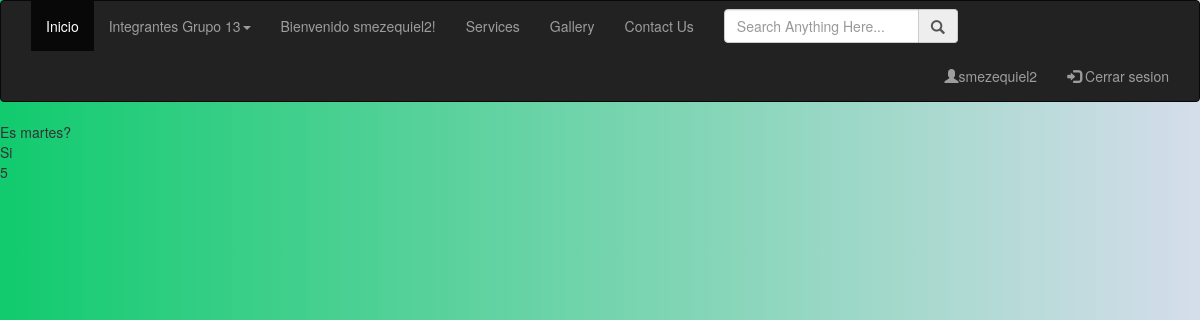
The app's page /juegote/detalle_respuesta/11 (signed in) with its own data.
### juegote/models.py (models this page shows)
class Respuesta(models.Model):
    id_pregunta = models.ForeignKey('Pregunta', on_delete=models.CASCADE)
    opcion = models.CharField(max_length=500)
    puntaje = models.IntegerField()

class Pregunta(models.Model):
    autor = models.ForeignKey('auth.User', on_delete=models.CASCADE)
    pregunta = models.CharField(max_length=500)
    fecha_creacion = models.DateTimeField(auto_now_add=True)
    id_categoria = models.ForeignKey('Categoria', on_delete=models.CASCADE)
    def __str__(self):
        return self.pregunta

### juegote/views.py (the view)
# urls.py: path("detalle_respuesta/<int:identificador>",
@login_required(login_url='/login')
@permission_required('juegote.view_respuesta', login_url='/login')
def detalle_respuesta(request, identificador):
    respuesta = Respuesta.objects.get(pk=identificador)
    return render(request, 'juegote/detalle_respuesta.html', {"respuesta": respuesta})

### templates/juegote/detalle_respuesta.html (shortened to what this page needs)
{% extends "base2.html" %}
{% block body %}
    {{respuesta.id_pregunta}}
    <br>
    {{respuesta.opcion}}
    <br>
    {{respuesta.puntaje}}
{% endblock %}

### templates/base2.html (shortened to what this page needs)
{% load static %}
<html>
  <head>
    <link rel="stylesheet" type="text/css" href="{% static 'css/styles.css' %>}?{% now "U" %}/>
  <link href="https://cdn.jsdelivr.net/npm/bootstrap@5.1.0/dist/css/bootstrap.min.css" rel="stylesheet"
>
</head>
  <body>
    <link rel="stylesheet" href="https://maxcdn.bootstrapcdn.com/bootstrap/3.3.7/css/bootstrap.min.css">
    <div class="navbar navbar-inverse">
            <div class="container-fluid">
                <div class="row">
                    <div class="col-lg-12">
                        <div class="navbar-collapse collapse" id="mobile_menu">
                            <ul class="nav navbar-nav">
                                <li class="active"><a href="/">Inicio</a></li>
                                <li><a href="#" class="dropdown-toggle" data-toggle="dropdown">Integrantes Grupo 13<span class="caret"></span></a>
                                </li>
                                <li><a href="#">Bienvenido {{request.user.username}}!</a></li>
                                <li><a href="#">Services</a></li>
                                <li><a href="#">Gallery</a></li>
                                <li><a href="#">Contact Us</a></li>
                            </ul>
                            <ul class="nav navbar-nav">
                                <li>
                                    <form action="" class="navbar-form">
                                        <div class="form-group">
                                            <div class="input-group">
                                                <input type="search" name="search" id="" placeholder="Search Anything Here..." class="form-control">
                                                <span class="input-group-addon"><span class="glyphicon glyphicon-search"></span></span>
                                            </div>
                                        </div>
                                    </form>
                                </li>
                            </ul>
                            {% if request.user.username %}
                            <div class="nav navbar-nav navbar-right">
                                <li><a class= "nav-link disabled" href="#" tabindex="-1" aria-disabled="true" ><span class="glyphicon glyphicon-user"></span>{{request.user.username}}</a></li>
                            <li><a href="/logout"><span class="glyphicon glyphicon-log-in"></span> Cerrar sesion</a></li>
                            </div>
                            {% endif %}
                        </div>
                    </div>
                </div>
            </div>
        </div>
    {% block body %}{% endblock %}
  </body>
</html>

### templates/base2.html (style rules this page uses)
body { background: #11cb6e; background: -webkit-linear-gradient(to right, rgb(17, 203, 110), rgb(213, 221, 235)); background: linear-gradient(to right, rgba(17, 203, 110), rgba(213, 221, 235)) }

### records on screen
Respuesta: id_pregunta "Es martes?", opcion "Si", puntaje "5"

### other values on screen
{{ request.user.username }} "smezequiel2"
